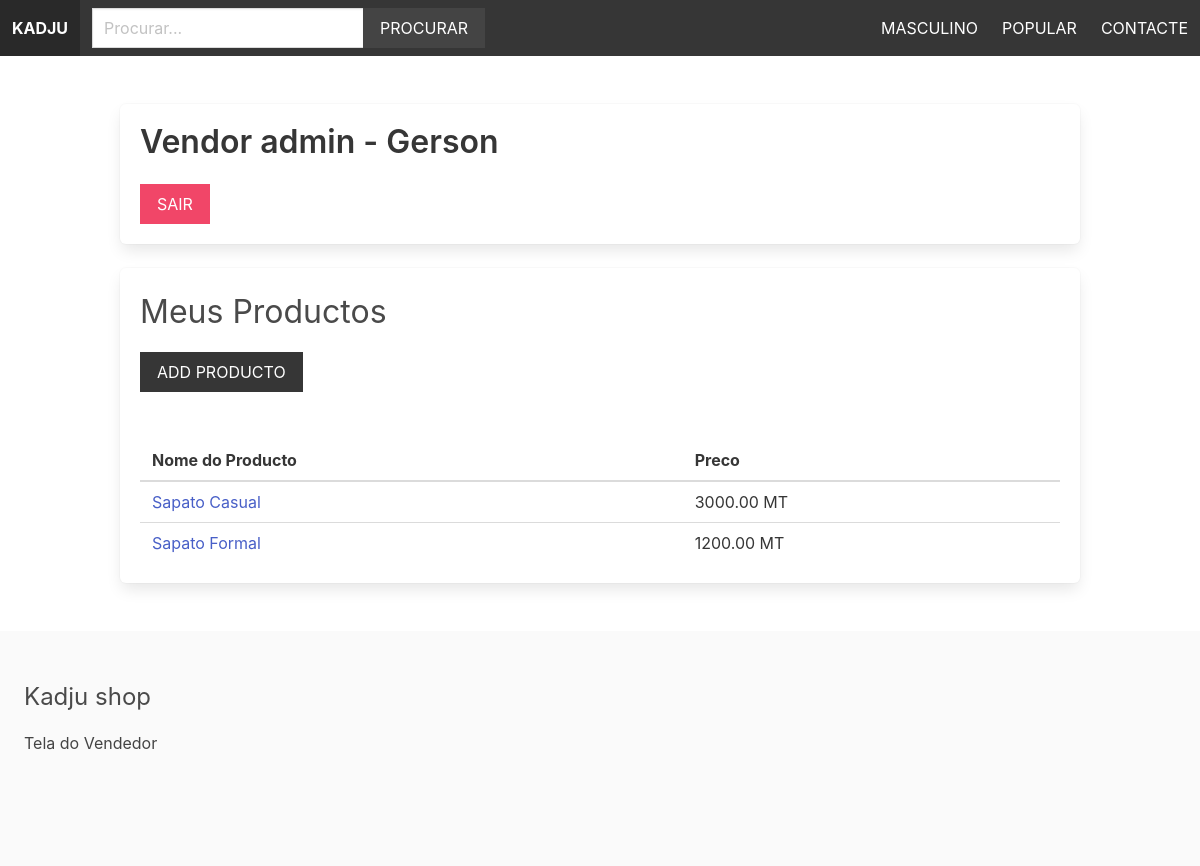
Screenshot of /vendors/vendor-admin/ (signed in) with the database file from the repository.
### apps/product/models.py (models this page shows, shortened)
class Category(models.Model):
    title = models.CharField(max_length=255)
    slug = models.SlugField(max_length=255)
    ordering = models.IntegerField(default=0)
    class Meta:
        ordering = ['ordering']

class Product(models.Model):
    category = models.ForeignKey(Category, related_name='products', on_delete=models.CASCADE)
    vendor = models.ForeignKey(Vendor, related_name='products', on_delete=models.CASCADE)
    title = models.CharField(max_length=255)
    slug = models.SlugField(max_length=255)
    description = models.TextField(blank=True, null=True)
    price = models.DecimalField(max_digits=6, decimal_places=2)
    date_added = models.DateTimeField(auto_now_add=True)
    image = models.ImageField(upload_to='uploads/', blank=True, null=True)
    thumbnail = models.ImageField(upload_to='uploads/', blank=True, null=True)
    class Meta:
        ordering = ['-date_added']

### apps/vendor/models.py (models this page shows, shortened)
class Vendor(models.Model):
    name = models.CharField(max_length=255)
    created_at = models.DateTimeField(auto_now_add=True)
    created_by = models.OneToOneField(User, related_name='vendor', on_delete=models.CASCADE)
    class Meta:
        ordering = ['name']

### apps/vendor/views.py (the view)
# urls.py: path('vendor-admin/', views.vendor_admin, name='vendor_admin'),
@login_required
def vendor_admin(request):
    vendor = request.user.vendor
    products = vendor.products.all()
    return render(request, 'vendor/vendor_admin.html', {'vendor': vendor, 'products': products})

### apps/product/context_processors.py (called while the page is built)
def menu_categories(request):
    categories = Category.objects.all()
    return {'menu_categories': categories}

### apps/vendor/templates/vendor/vendor_admin.html
{% extends 'core/base.html' %} {% block title %} Vendor Admin | {% endblock %}
{% block content %}
<div class="box">
  <h1 class="title">Vendor admin - {{ vendor.name }}</h1>
  <a href="{% url 'logout' %}" class="button is-danger is-uppercase">Sair</a>
</div>
<div class="box">
  <h2 class="is-size-3 mb-4">Meus Productos</h2>
  <a href="{% url 'add_product' %}" class="button is-dark is-uppercase mb-6">Add Producto</a>
  {% if products %}
  <table class="table is-fullwidth">
    <thead>
      <tr>
        <th>Nome do Producto</th>
        <th>Preco</th>
      </tr>
    </thead>
    <tbody>
      {% for product in products %}
      <tr>
        <td><a href="{% url 'product' product.category.slug product.slug %}">{{ product.title }}</a></td>
          <td>{{ product.price}} MT</td>
      </tr>
      {% endfor %}
    </tbody>
  </table>
  {% else %}
    <p>Ainda nao ha produtos...</p>
  {% endif %}
</div>
{% endblock %}

### apps/core/templates/core/base.html (shortened to what this page needs)
{% load static %}
<!DOCTYPE html>
<html>
  <head>
    <link
      rel="stylesheet"
      href="https://cdn.jsdelivr.net/npm/bulma@0.9.1/css/bulma.min.css"
    />
    <link rel="stylesheet" href="{% static 'styles/main.css' %}" />
  </head>
  <body>
    <nav class="navbar is-dark">
      <div class="navbar-brand">
        <a href="/" class="navbar-item"><strong>Kadju</strong></a>
      </div>
      <div class="navbar-menu" id="main-navbar">
        <div class="navbar-start">
          <div class="navbar-item">
            <form method="get" action="{% url 'search' %}">
              <div class="field has-addons">
                <div class="control">
                  <input
                    type="text"
                    class="input"
                    placeholder="Procurar..."
                    name="query"
                  />
                </div>
                <div class="control">
                  <button class="button is-dark is-uppercase">Procurar</button>
                </div>
              </div>
            </form>
          </div>
        </div>
            <div class="navbar-end">
              {% for category in menu_categories %}
                 <a href="{% url 'category' category.slug %}" class="navbar-item">{{ category.title }}</a>
              {% endfor %}
                <a href="{% url 'contact' %}" class="navbar-item">Contacte</a>
            </div>
        </div>
    </nav>
    <section class="section">
        <div class="container">
            {% block content %}
            {% endblock %}
        </div>
    </section>
    <footer class="footer">
        <h3 class="is-size-4 mb-4">Kadju shop</h3>
        {% if request.user.is_authenticated %}
              <a href="{% url 'vendor_admin' %}">Tela do Vendedor</a>
        {% else %}
              <a href="{% url 'become_vendor' %}">Seja um Vendedor</a>
        {% endif %}
    </footer>
  </body>
</html>

### static/styles/main.css (style rules this page uses)
.navbar { text-transform: uppercase; }
.navbar .is-dark { background: #444; }
.footer a { margin-bottom: 15px; display: inline-block; color: #444; }
.input, .button { border-radius: 0; }

### rows the page displays
Category: title "MASCULINO"
Category: title "POPULAR"
Vendor: name "Gerson"
Product: title "Sapato Casual", price "3000.00"
Product: title "Sapato Formal", price "1200.00"
